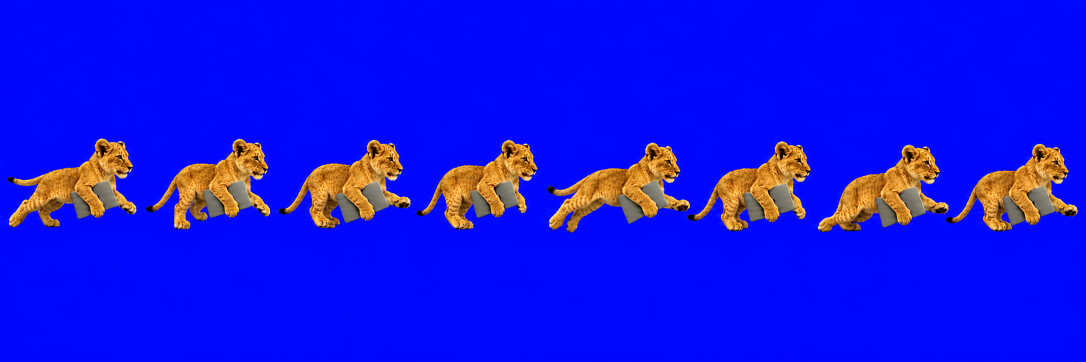
#> input picture assets/approved/leo-the-dev-realistic-v2/roaming/inbetweens-right-source.png, 2172 x 724 px (shown at 1/2 size)
$ python extract_diagonal_turnaround_textures.py --input ../../assets/approved/leo-the-dev-realistic-v2/roaming/inbetweens-right-source.png --output-dir out
#> lines starting #> are read from the running program, lines starting #| are printed output that depends on the picture
### tools/blender/extract_turnaround_textures.py
"""Extract transparent project-owned texture projections from Leo's turnaround."""

from __future__ import annotations

import argparse
import hashlib
import json
from collections import deque
from pathlib import Path

import numpy as np
from PIL import Image

VIEW_NAMES = ("front", "left", "rear", "right")


# [13 lines left out: functions parse_args, sha256, not called in this run]


def components(mask: np.ndarray) -> list[list[tuple[int, int]]]:
    height, width = mask.shape
    visited = np.zeros_like(mask, dtype=bool)
    result: list[list[tuple[int, int]]] = []
    for start_y, start_x in zip(*np.nonzero(mask), strict=True):
        if visited[start_y, start_x]:
            continue
        queue: deque[tuple[int, int]] = deque([(int(start_y), int(start_x))])
        visited[start_y, start_x] = True
        component: list[tuple[int, int]] = []
        while queue:
            y, x = queue.popleft()
            component.append((y, x))
            for next_y, next_x in ((y - 1, x), (y + 1, x), (y, x - 1), (y, x + 1)):
                if not (0 <= next_y < height and 0 <= next_x < width):
                    continue
                if visited[next_y, next_x] or not mask[next_y, next_x]:
                    continue
                visited[next_y, next_x] = True
                queue.append((next_y, next_x))
        if len(component) >= 1000:
            result.append(component)
    return result


def dilate(mask: np.ndarray, iterations: int) -> np.ndarray:
    result = mask.copy()
    for _ in range(iterations):
        expanded = result.copy()
        expanded[1:] |= result[:-1]
        expanded[:-1] |= result[1:]
        expanded[:, 1:] |= result[:, :-1]
        expanded[:, :-1] |= result[:, 1:]
        result = expanded
    return result


def erode(mask: np.ndarray, iterations: int) -> np.ndarray:
    result = mask.copy()
    for _ in range(iterations):
        contracted = result.copy()
        contracted[1:] &= result[:-1]
        contracted[:-1] &= result[1:]
        contracted[:, 1:] &= result[:, :-1]
        contracted[:, :-1] &= result[:, 1:]
        result = contracted
    return result


def extend_edge_colors(texture: Image.Image) -> Image.Image:
    """Fill projection-only transparent pixels from the nearest subject color."""
    rgba = np.asarray(texture.convert("RGBA"), dtype=np.uint8).copy()
    known = erode(rgba[:, :, 3] >= 220, 6)
    if not np.any(known):
        raise RuntimeError("Cannot extend an empty turnaround texture")
    queue: deque[tuple[int, int]] = deque(
        (int(y), int(x)) for y, x in zip(*np.nonzero(known), strict=True)
    )
    height, width = known.shape
    while queue:
        y, x = queue.popleft()
        for next_y, next_x in ((y - 1, x), (y + 1, x), (y, x - 1), (y, x + 1)):
            if not (0 <= next_y < height and 0 <= next_x < width) or known[next_y, next_x]:
                continue
            rgba[next_y, next_x, :3] = rgba[y, x, :3]
            known[next_y, next_x] = True
            queue.append((next_y, next_x))
    rgba[:, :, 3] = 255
    return Image.fromarray(rgba, mode="RGBA")


# [83 lines left out: functions extract_views, main, not called in this run]


# [2 lines that do not run on import are left out]

### tools/blender/extract_diagonal_turnaround_textures.py
"""Extract the four diagonal Leo views from a 2x2 reference sheet."""

from __future__ import annotations

import argparse
import hashlib
import json
from pathlib import Path

import numpy as np
from extract_turnaround_textures import components, dilate, extend_edge_colors
from PIL import Image

VIEW_NAMES = ("front_left", "front_right", "rear_left", "rear_right")


def parse_args() -> argparse.Namespace:
    parser = argparse.ArgumentParser()
    parser.add_argument("--input", type=Path, required=True)
    parser.add_argument("--output-dir", type=Path, required=True)
    return parser.parse_args()


def sha256(path: Path) -> str:
    digest = hashlib.sha256()
    with path.open("rb") as handle:
        for chunk in iter(lambda: handle.read(1024 * 1024), b""):
            digest.update(chunk)
    return digest.hexdigest()


def extract_subject(panel: Image.Image) -> Image.Image:
    rgba = np.asarray(panel.convert("RGBA"), dtype=np.uint8).copy()
    rgb = rgba[:, :, :3].astype(np.float32)
    border = max(10, panel.width // 60)
    border_pixels = np.concatenate(
        (rgb[:border].reshape(-1, 3), rgb[-border:].reshape(-1, 3)), axis=0
    )
    background = np.median(border_pixels, axis=0)
    distance = np.sqrt(np.sum((rgb - background) ** 2, axis=2))
    alpha = np.clip((distance - 9.0) * (255.0 / 27.0), 0.0, 255.0).astype(np.uint8)
    maximum = rgb.max(axis=2)
    minimum = rgb.min(axis=2)
    saturation = (maximum - minimum) / np.maximum(maximum, 1.0)
    seed = (alpha >= 42) & ((saturation >= 0.12) | (maximum <= 120.0))
    subjects = sorted(components(seed), key=len, reverse=True)
    if not subjects:
        raise RuntimeError("No cub subject found in diagonal reference panel")
    component_mask = np.zeros(seed.shape, dtype=bool)
    y_values, x_values = zip(*subjects[0], strict=True)
    component_mask[np.asarray(y_values), np.asarray(x_values)] = True
    keep = dilate(component_mask, 7)
    alpha[~keep] = 0
    rgba[:, :, 3] = alpha
    visible_y, visible_x = np.nonzero(alpha >= 8)
    padding = 6
    left = max(0, int(visible_x.min()) - padding)
    top = max(0, int(visible_y.min()) - padding)
    right = min(panel.width, int(visible_x.max()) + padding + 1)
    bottom = min(panel.height, int(visible_y.max()) + padding + 1)
    return Image.fromarray(rgba, mode="RGBA").crop((left, top, right, bottom))


def main() -> None:
    args = parse_args()
    source = args.input.expanduser().resolve()
    output_dir = args.output_dir.expanduser().resolve()
    output_dir.mkdir(parents=True, exist_ok=True)
    image = Image.open(source).convert("RGBA")
    midpoint_x = image.width // 2
#> midpoint_x = 1086
    midpoint_y = image.height // 2
#> midpoint_y = 362
    panels = (
        image.crop((0, 0, midpoint_x, midpoint_y)),
        image.crop((midpoint_x, 0, image.width, midpoint_y)),
        image.crop((0, midpoint_y, midpoint_x, image.height)),
        image.crop((midpoint_x, midpoint_y, image.width, image.height)),
    )

    views: dict[str, object] = {}
    for name, panel in zip(VIEW_NAMES, panels, strict=True):
        texture = extract_subject(panel)
        output = output_dir / f"{name}.png"
        texture.save(output, optimize=True)
        projection = output_dir / f"{name}-projection.png"
        extend_edge_colors(texture).save(projection, optimize=True)
        views[name] = {
            "file": output.name,
            "sha256": sha256(output),
            "projection_file": projection.name,
            "projection_sha256": sha256(projection),
            "texture_size": [texture.width, texture.height],
        }
#> this loop made 4 passes
#> (name, left in extract_subject, top in extract_subject, right in extract_subject, bottom in extract_subject) on passes 1 to 4: ('front_left', 334, 271, 550, 362), ('front_right', 341, 275, 547, 362), ('rear_left', 4, 0, 286, 99), ('rear_right', 536, 0, 824, 110)
#> pass 1, in extract_subject, `rgba = np.asarray(panel.convert("RGBA"), dtype=np.uint8).copy()`:
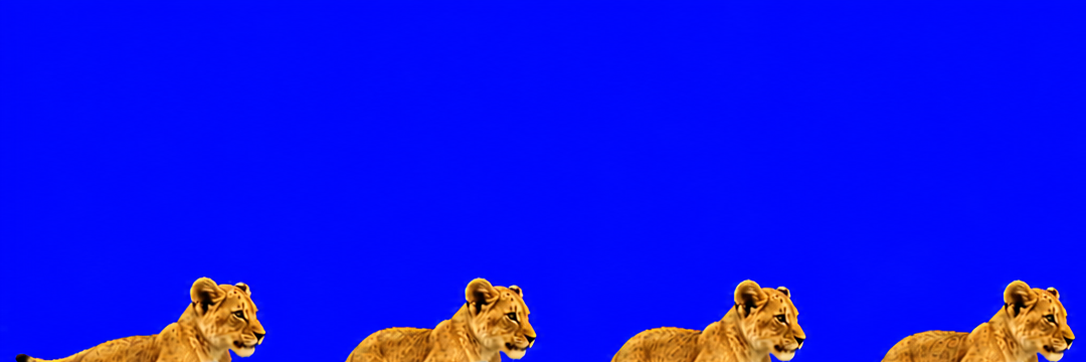
#> rgba: shape (362, 1086, 4); mean R, G, B, A 17.5, 17.5, 234.3, 255
#> pass 1, in extract_subject, `distance = np.sqrt(np.sum((rgb - background) ** 2, axis=2))`:
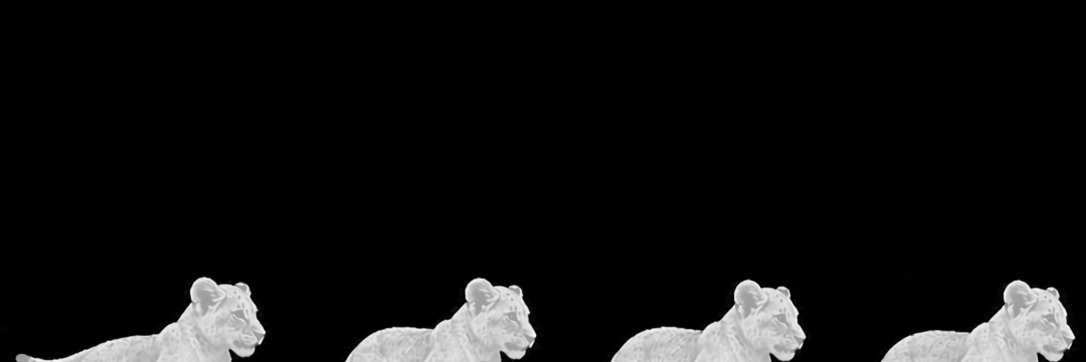
#> distance: shape (362, 1086) float32; min 0, max 405.1, mean 29.2; drawn with min black and max white
#> pass 1, in extract_subject, `alpha = np.clip((distance - 9.0) * (255.0 / 27.0), 0.0, 255.0).astype(..`:
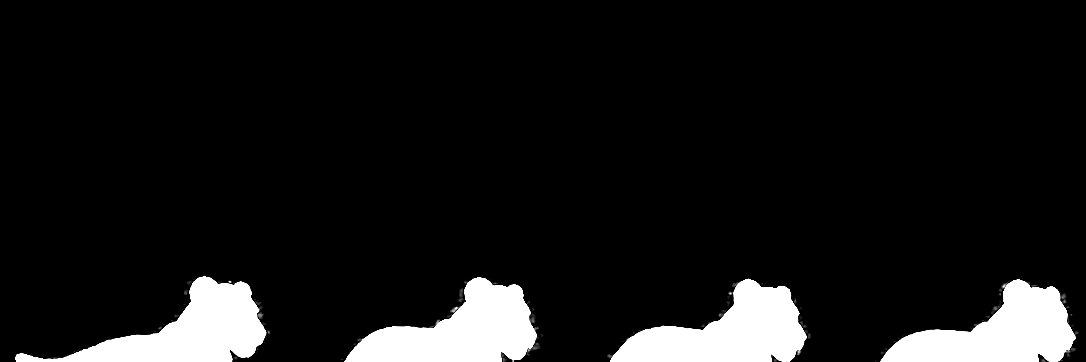
#> alpha: shape (362, 1086); min 0, max 255, mean 23.1
#> after the loop:
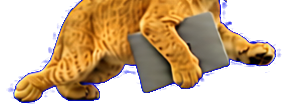
#> texture: PIL image 288x110 RGBA; mean R, G, B, A 88, 65.9, 152.3, 132.6; transparent parts drawn white
#> after the loop, views = 4 items

    manifest = {
        "schema_version": 1,
        "source": str(source),
        "source_sha256": sha256(source),
        "layout": "2x2 front-left/front-right/rear-left/rear-right",
        "views": views,
    }
    (output_dir / "manifest.json").write_text(json.dumps(manifest, indent=2) + "\n")
    print(f"LEO_DIAGONAL_TEXTURES={output_dir}")


if __name__ == "__main__":
    main()
